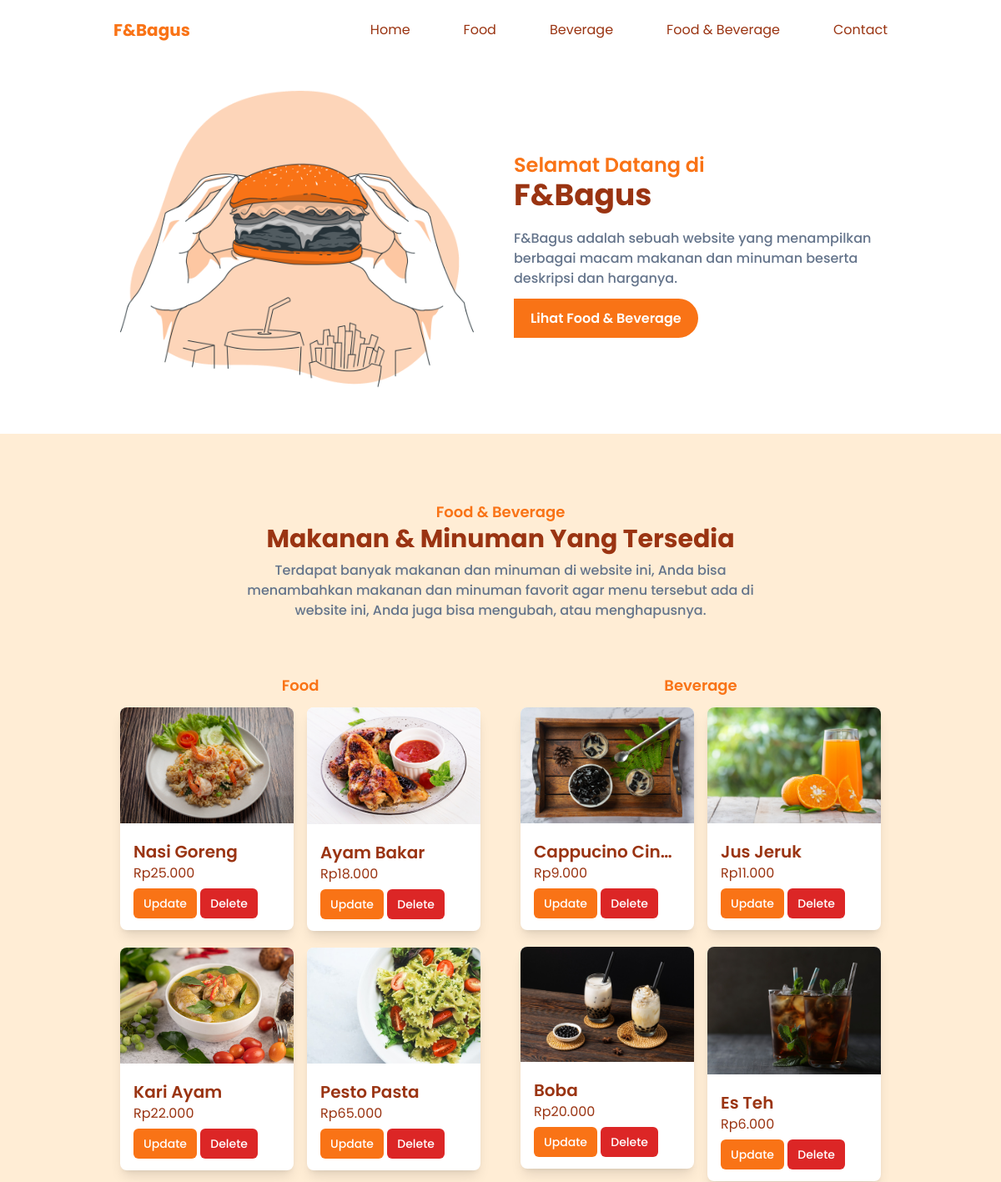
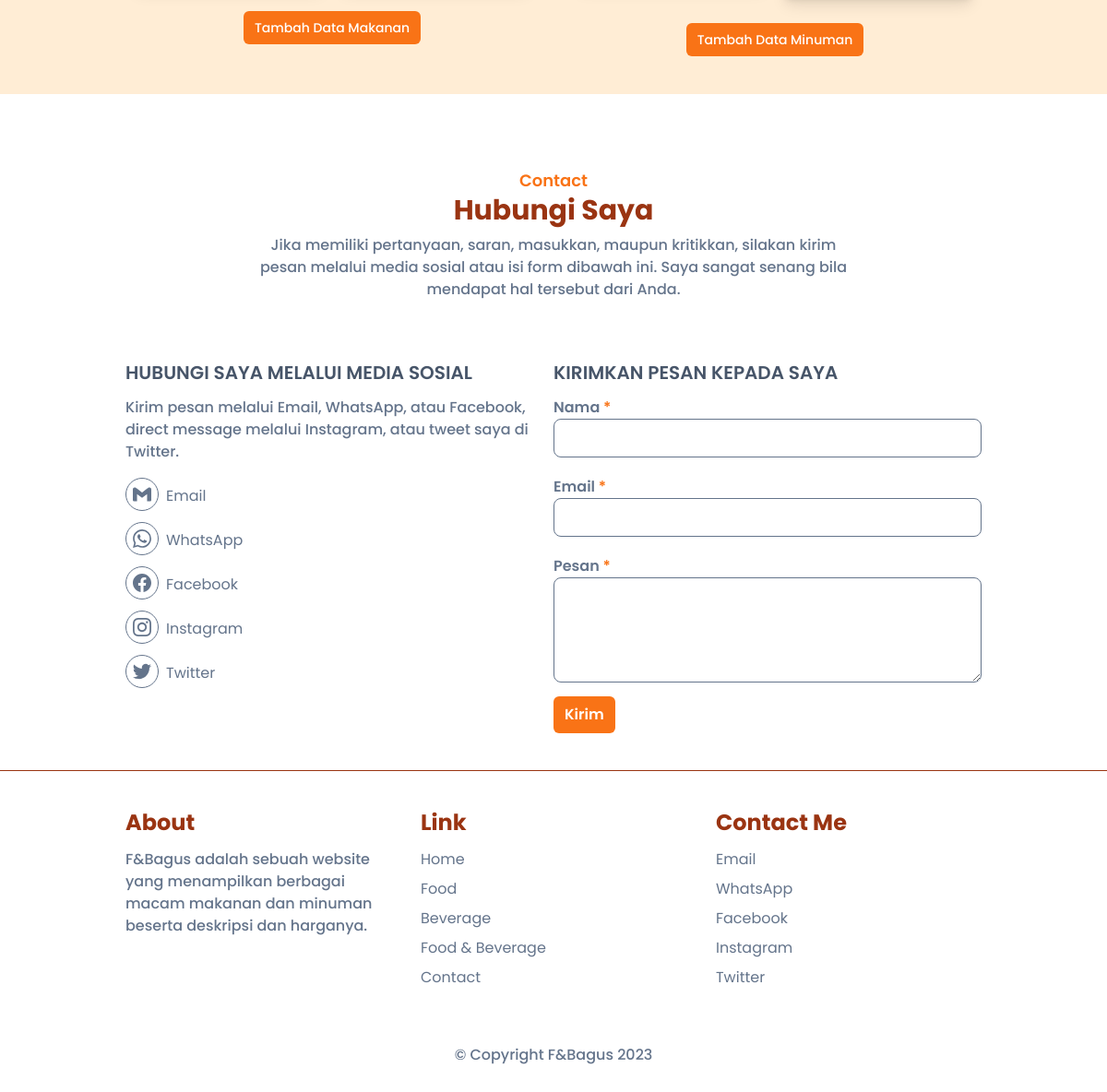
The page / on the database its author committed (2 pictures, top to bottom).
### tables this page shows
CREATE TABLE `menu` (
  `id` int(11) NOT NULL,
  `name` varchar(50) NOT NULL,
  `description` varchar(255) NOT NULL,
  `price` int(11) NOT NULL,
  `type` varchar(7) NOT NULL,
  `image` varchar(50) NOT NULL
);

### app/core/Controller.php (called while the page is built, shortened)
<?php
class Controller
{
    public function view($view, $data = [])
    {
        require_once "../app/views/" . $view . ".php";
    }
    public function model($model)
    {
        return new $model;
    }
}

### app/controllers/Main.php (called while the page is built, shortened)
<?php
class Main extends Controller
{
    public function index()
    {
        $data = [
            'food' => $this->model('Menu_model')->getAllFood(),
            'beverage' => $this->model('Menu_model')->getAllBeverage()
        ];
        $this->view("main/index", $data);
    }
}

### app/core/App.php (called while the page is built, shortened)
<?php
class App
{
    protected $method = 'index';
    protected $params = [];
    public function __construct()
    {
        $this->controller = new $this->controller;
        call_user_func_array([$this->controller, $this->method], $this->params);
    }
}

### public/index.php (called while the page is built, shortened)
<?php
$app = new App;

### app/core/Database.php (called while the page is built, shortened)
<?php
class Database
{
    private $host = DB_HOST;
    private $user = DB_USER;
    private $pass = DB_PASS;
    private $db_name = DB_NAME;
    private $dbh, $stmt;
    public function __construct()
    {
        $dsn = "mysql:host=" . $this->host . ";dbname=" . $this->db_name;
        $option = [
            PDO::ATTR_PERSISTENT => true,
            PDO::ATTR_ERRMODE => PDO::ERRMODE_EXCEPTION
        ];
        try {
            $this->dbh = new PDO($dsn, $this->user, $this->pass, $option);
        } catch (PDOException $e) {
            die($e->getMessage());
        }
    }
    public function query($query)
    {
        $this->stmt = $this->dbh->prepare($query);
    }
    public function execute()
    {
        $this->stmt->execute();
    }
    public function resultSet()
    {
        $this->execute();
        return $this->stmt->fetchAll(PDO::FETCH_ASSOC);
    }
}

### app/models/Menu_model.php (called while the page is built, shortened)
<?php
class Menu_model
{
    private $table = 'menu';
    private $db;
    public function __construct()
    {
        $this->db = new Database;
    }
    public function getAllFood()
    {
        $query = "SELECT * FROM " . $this->table . " WHERE type = 'Makanan'";
        $this->db->query($query);
        return $this->db->resultSet();
    }
    public function getAllBeverage()
    {
        $query = "SELECT * FROM " . $this->table . " WHERE type = 'Minuman'";
        $this->db->query($query);
        return $this->db->resultSet();
    }
}

### app/config/config.php (called while the page is built, shortened)
<?php
function formatRupiah($harga)
{
    $rupiah = "Rp" . number_format($harga, 0, ",", ".");
    return $rupiah;
}

### app/views/main/index.php (the view, shortened to what this page needs)
<section id="home" class="pt-16 pb-12 px-4 lg:pb-2 lg:px-0">
    <div class="container lg:px-8 xl:px-16">
        <div class="flex flex-wrap">
            <div class="w-full self-end px-4 lg:w-1/2">
                <div class="relative">
                    <img src="<?= BASEURL ?>/assets/img/hero.png" alt="Hero Image" class="mx-auto">
                </div>
            </div>
            <div class="w-full self-center px-4 lg:w-1/2">
                <h1 class="text-lg font-semibold text-primary md:text-2xl">Selamat Datang di <span class="block font-bold text-dark text-3xl md:text-4xl">F&Bagus</span></h1>
                <p class="font-medium text-secondary mt-5 mb-6">F&Bagus adalah sebuah website yang menampilkan berbagai macam makanan dan minuman beserta deskripsi dan harganya.</p>
                <a href="<?= BASEURL ?>/#foodandbeverage" class="text-sm font-semibold bg-primary text-white py-3 px-5 rounded-r-full hover:shadow-lg hover:opacity-90 transition duration-300 ease-in-out md:text-base">Lihat Food & Beverage</a>
            </div>
        </div>
    </div>
</section>
<section id="foodandbeverage" class="pt-20 pb-10 bg-tertiary lg:pb-5">
    <div class="container lg:px-8 xl:px-16">
        <div class="w-full px-4">
            <div class="max-w-2xl mx-auto text-center px-4 mb-9 md:mb-16">
                <h3 class="font-semibold text-lg text-primary">Food & Beverage</h3>
                <h2 class="font-bold text-2xl text-dark mb-2 lg:text-3xl">Makanan & Minuman Yang Tersedia</h2>
                <p class="font-medium text-secondary">Terdapat banyak makanan dan minuman di website ini, Anda bisa menambahkan makanan dan minuman favorit agar menu tersebut ada di website ini, Anda juga bisa mengubah, atau menghapusnya.</p>
            </div>
        </div>
        <div class="flex flex-wrap px-0 sm:px-4 lg:px-0">
            <div class="w-full px-4 mb-10 md:w-1/2">
                <h3 class="font-semibold text-lg text-primary text-center mb-3">Food</h3>
                <div class="flex flex-wrap justify-center mb-3">
                    <?php foreach ($data['food'] as $food) : ?>
                        <div class="w-full px-4 sm:px-0 md:px-2 lg:w-1/2">
                            <div class="bg-white rounded-lg shadow-lg overflow-hidden mb-5">
                                <a href="<?= BASEURL ?>/food/read/<?= $food['id']; ?>">
                                    <img src="<?= BASEURL ?>/assets/img/food/<?= $food['image']; ?>" alt="<?= $food['name']; ?>" class="w-full">
                                </a>
                                <div class="px-4 py-5">
                                    <h3><a href="<?= BASEURL ?>/food/read/<?= $food['id']; ?>" class="block font-semibold text-xl text-dark hover:text-primary truncate"><?= $food['name']; ?></a></h3>
                                    <p class="block text-base text-dark mb-3"><?= formatRupiah($food['price']); ?></p>
                                    <a href="<?= BASEURL ?>/food/update/<?= $food['id']; ?>" class="font-medium text-sm text-white bg-primary py-2 px-3 rounded-md hover:opacity-90">Update</a>
                                    <a href="<?= BASEURL ?>/food/delete/<?= $food['id']; ?>" class="font-medium text-sm text-white bg-red-600 py-2 px-3 rounded-md hover:opacity-90" onclick="return confirm('Yakin ingin menghapus data makanan?')">Delete</a>
                                </div>
                            </div>
                        </div>
                    <?php endforeach; ?>
                </div>
                <div class="text-center">
                    <a href="<?= BASEURL ?>/food/create" class="font-medium text-sm text-white bg-primary py-2 px-3 rounded-md hover:opacity-90">Tambah Data Makanan</a>
                </div>
            </div>
            <div class="w-full px-4 md:w-1/2">
                <h3 class="font-semibold text-lg text-primary text-center mb-3">Beverage</h3>
                <div class="flex flex-wrap justify-center mb-3">
                    <?php foreach ($data['beverage'] as $beverage) : ?>
                        <div class="w-full px-4 sm:px-0 md:px-2 lg:w-1/2">
                            <div class="bg-white rounded-lg shadow-lg overflow-hidden mb-5">
                                <a href="<?= BASEURL ?>/beverage/read/<?= $beverage['id']; ?>">
                                    <img src="<?= BASEURL ?>/assets/img/beverage/<?= $beverage['image']; ?>" alt="<?= $beverage['name']; ?>" class="w-full">
                                </a>
                                <div class="px-4 py-5">
                                    <h3><a href="<?= BASEURL ?>/beverage/read/<?= $beverage['id']; ?>" class="block font-semibold text-xl text-dark hover:text-primary truncate"><?= $beverage['name']; ?></a></h3>
                                    <p class="block text-base text-dark mb-3"><?= formatRupiah($beverage['price']); ?></p>
                                    <a href="<?= BASEURL ?>/beverage/update/<?= $beverage['id']; ?>" class="font-medium text-sm text-white bg-primary py-2 px-3 rounded-md hover:opacity-90">Update</a>
                                    <a href="<?= BASEURL ?>/beverage/delete/<?= $beverage['id']; ?>" class="font-medium text-sm text-white bg-red-600 py-2 px-3 rounded-md hover:opacity-90" onclick="return confirm('Yakin ingin menghapus data minuman?')">Delete</a>
                                </div>
                            </div>
                        </div>
                    <?php endforeach; ?>
                </div>
                <div class="text-center">
                    <a href="<?= BASEURL ?>/beverage/create" class="font-medium text-sm text-white bg-primary py-2 px-3 rounded-md hover:opacity-90">Tambah Data Minuman</a>
                </div>
            </div>
        </div>
    </div>
</section>
<section id="contact" class="pt-20 pb-5">
    <div class="container lg:px-8 xl:px-16">
        <div class="w-full px-4">
            <div class="max-w-2xl mx-auto text-center px-4 mb-9 md:mb-16">
                <h3 class="font-semibold text-lg text-primary">Contact</h3>
                <h2 class="font-bold text-2xl text-dark mb-2 lg:text-3xl">Hubungi Saya</h2>
                <p class="font-medium text-secondary">Jika memiliki pertanyaan, saran, masukkan, maupun kritikkan, silakan kirim pesan melalui media sosial atau isi form dibawah ini. Saya sangat senang bila mendapat hal tersebut dari Anda.</p>
            </div>
        </div>
        <div class="flex flex-wrap px-4">
            <div class="w-full px-4 mb-7 lg:px-0 lg:mb-0 md:w-1/2">
                <h2 class="uppercase text-lg font-semibold text-slate-600 mb-3 lg:text-xl">Hubungi saya melalui media sosial</h2>
                <p class="font-medium text-secondary mb-4">Kirim pesan melalui Email, WhatsApp, atau Facebook, direct message melalui Instagram, atau tweet saya di Twitter.</p>
                <div class="block">
                    <a href="javascript:void(0)" class="flex group mb-3">
                        <div class="w-9 h-9 rounded-full flex justify-center items-center border border-secondary text-secondary group-hover:border-primary group-hover:text-primary">
                        </div>
                        <p class="text-secondary pt-2 pl-2 group-hover:text-primary">Email</p>
                    </a>
                    <a href="javascript:void(0)" class="flex group mb-3">
                        <div class="w-9 h-9 rounded-full flex justify-center items-center border border-secondary text-secondary group-hover:border-primary group-hover:text-primary">
                        </div>
                        <p class="text-secondary pt-2 pl-2 group-hover:text-primary">WhatsApp</p>
                    </a>
                    <a href="javascript:void(0)" class="flex group mb-3">
                        <div class="w-9 h-9 rounded-full flex justify-center items-center border border-secondary text-secondary group-hover:border-primary group-hover:text-primary">
                        </div>
                        <p class="text-secondary pt-2 pl-2 group-hover:text-primary">Facebook</p>
                    </a>
                    <a href="javascript:void(0)" class="flex group mb-3">
                        <div class="w-9 h-9 rounded-full flex justify-center items-center border border-secondary text-secondary group-hover:border-primary group-hover:text-primary">
                        </div>
                        <p class="text-secondary pt-2 pl-2 group-hover:text-primary">Instagram</p>
                    </a>
                    <a href="javascript:void(0)" class="flex group">
                        <div class="w-9 h-9 rounded-full flex justify-center items-center border border-secondary text-secondary group-hover:border-primary group-hover:text-primary">
                        </div>
                        <p class="text-secondary pt-2 pl-2 group-hover:text-primary">Twitter</p>
                    </a>
                </div>
            </div>
            <div class="w-full px-4 mb-5 lg:px-0 md:w-1/2">
                <h2 class="uppercase text-lg font-semibold text-slate-600 mb-3 lg:text-xl">Kirimkan pesan kepada saya</h2>
                <form action="#" method="post" autocomplete="off">
                    <div class="w-full mb-5">
                        <label for="name" class="text-base font-semibold text-secondary">Nama <span class="text-primary">*</span></label>
                        <input type="text" id="name" class="w-full p-2 bg-white border border-secondary focus:outline-none rounded-lg text-secondary" required oninvalid="this.setCustomValidity('Masukkan nama Anda terlebih dahulu')" oninput="this.setCustomValidity('')">
                    </div>
                    <div class="w-full mb-5">
                        <label for="email" class="text-base font-semibold text-secondary">Email <span class="text-primary">*</span></label>
                        <input type="email" id="email" class="w-full p-2 bg-white border border-secondary focus:outline-none rounded-lg text-secondary" required oninvalid="this.setCustomValidity('Masukkan email Anda terlebih dahulu')" oninput="this.setCustomValidity('')">
                    </div>
                    <div class="w-full mb-2">
                        <label for="message" class="text-base font-semibold text-secondary">Pesan <span class="text-primary">*</span></label>
                        <textarea id="message" rows="4" class="w-full p-2 bg-white border border-secondary focus:outline-none rounded-lg text-secondary" required oninvalid="this.setCustomValidity('Masukkan pesan yang ingin Anda sampaikan terlebih dahulu')" oninput="this.setCustomValidity('')"></textarea>
                    </div>
                    <div class="w-full">
                        <button class="text-base font-semibold text-white bg-primary py-2 px-3 rounded-md hover:opacity-90 hover:shadow-lg transition duration-300">Kirim</button>
                    </div>
                </form>
            </div>
        </div>
    </div>
</section>

### rows shown on the page
menu: image (picture), name "Nasi Goreng", price "Rp25.000"
menu: image (picture), name "Ayam Bakar", price "Rp18.000"
menu: image (picture), name "Kari Ayam", price "Rp22.000"
menu: image (picture), name "Pesto Pasta", price "Rp65.000"
menu: image (picture), name "Cappucino Cin…", price "Rp9.000"
menu: image (picture), name "Jus Jeruk", price "Rp11.000"
menu: image (picture), name "Boba", price "Rp20.000"
menu: image (picture), name "Es Teh", price "Rp6.000"
